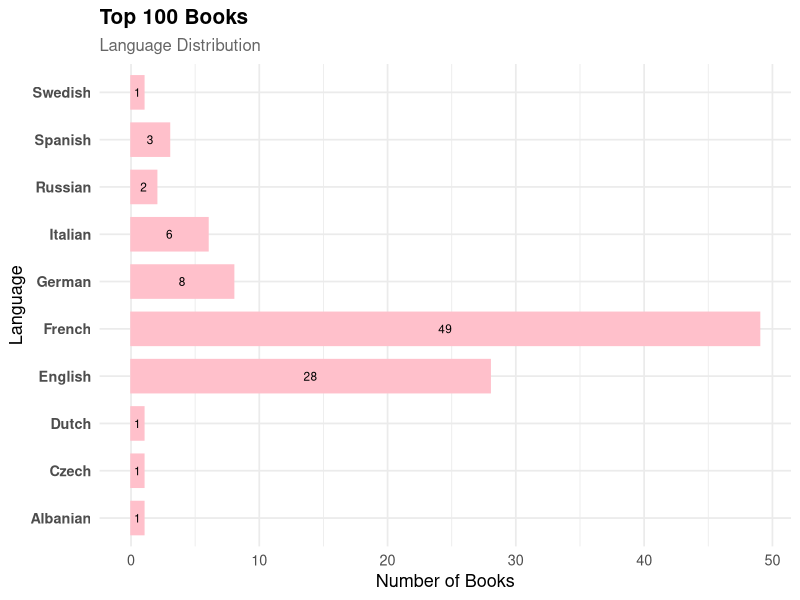

R code for this plot:
## ---- chunk 1
# load packages
library(dplyr)
library(readr)
library(ggplot2)
## ---- chunk 2
# read csv file
books <- read_csv("top-hundred-books.csv")
## ---- chunk 3
# language distribution analysis
table(books$Language)

# vizualized version
viz <- ggplot(books, aes(x = Language)) +
  geom_bar(color = "pink", width = 0.7, fill = "pink") +
  geom_text(
    stat = "count",
    aes(label = after_stat(count)),
    position = position_stack(vjust = 0.5),
    size = 3,
    color = "black"
  ) +
  coord_flip() +
  labs(
    x = "Language",
    y = "Number of Books",
    title = "Top 100 Books",
    subtitle = "Language Distribution"
  ) +
  theme_minimal(base_size = 13) +
  theme(
    plot.title = element_text(face = "bold", size = 15),
    plot.subtitle = element_text(size = 12, color = "gray40"),
    axis.text.y = element_text(face = "bold")
  )
viz
